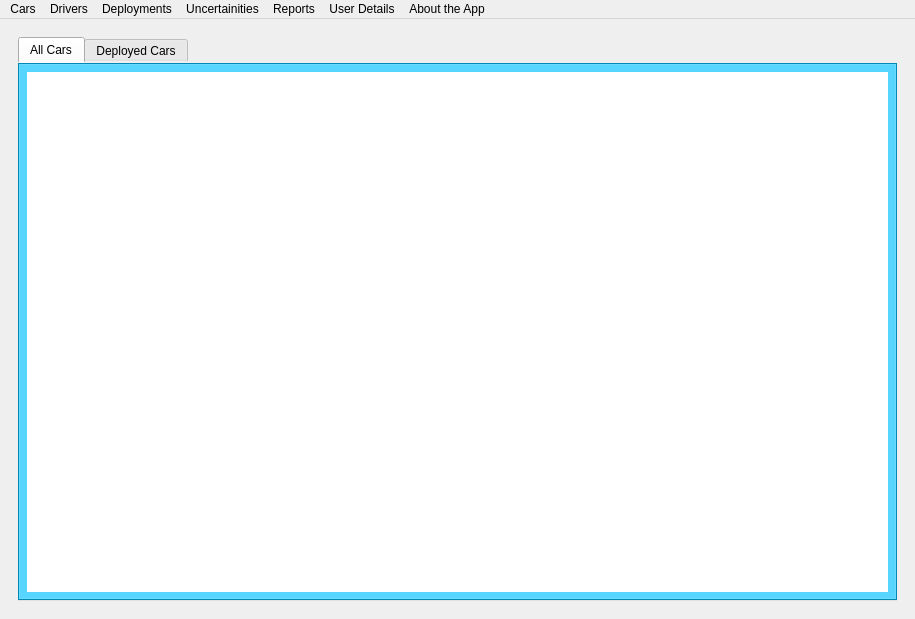
<?xml version="1.0" encoding="UTF-8"?>
<ui version="4.0">
 <class>mainfleet</class>
 <widget class="QMainWindow" name="mainfleet">
  <property name="geometry">
   <rect>
    <x>0</x>
    <y>0</y>
    <width>915</width>
    <height>619</height>
   </rect>
  </property>
  <property name="windowTitle">
   <string>FleetX</string>
  </property>
  <property name="autoFillBackground">
   <bool>true</bool>
  </property>
  <property name="styleSheet">
   <string notr="true">QTabWidget{
background-color:#00bfff; color:red; border:0px;
}
QTreeWidget{
background-color:#fffafa; font-size:15px; border:0px;
}
QTreeWidget::item::selected{
color:#ffffff;
}
QTableWidget{
border:0px;
}
</string>
  </property>
  <widget class="QWidget" name="centralwidget">
   <layout class="QHBoxLayout" name="horizontalLayout">
    <item>
     <widget class="QStackedWidget" name="mainstackwidget">
      <property name="currentIndex">
       <number>0</number>
      </property>
      <widget class="QWidget" name="page">
       <layout class="QHBoxLayout" name="horizontalLayout_2">
        <item>
         <widget class="QTabWidget" name="tabWidget">
          <property name="currentIndex">
           <number>0</number>
          </property>
          <widget class="QWidget" name="tab">
           <attribute name="title">
            <string>All Cars</string>
           </attribute>
           <layout class="QHBoxLayout" name="horizontalLayout_3">
            <item>
             <widget class="QTableWidget" name="carswidget_2"/>
            </item>
           </layout>
          </widget>
          <widget class="QWidget" name="tab_2">
           <attribute name="title">
            <string>Deployed Cars</string>
           </attribute>
          </widget>
         </widget>
        </item>
       </layout>
      </widget>
      <widget class="QWidget" name="widget">
       <layout class="QHBoxLayout" name="horizontalLayout_4">
        <item>
         <widget class="QTabWidget" name="deploymentwidget">
          <property name="currentIndex">
           <number>1</number>
          </property>
          <widget class="QWidget" name="tab_3">
           <attribute name="title">
            <string>Deploy Employ</string>
           </attribute>
          </widget>
          <widget class="QWidget" name="tab_4">
           <attribute name="title">
            <string>Deployed Employes</string>
           </attribute>
          </widget>
          <widget class="QWidget" name="tab_5">
           <attribute name="title">
            <string>All Employees</string>
           </attribute>
          </widget>
          <widget class="QWidget" name="tab_6">
           <attribute name="title">
            <string>Add Employ</string>
           </attribute>
          </widget>
         </widget>
        </item>
       </layout>
      </widget>
      <widget class="QWidget" name="widget">
       <layout class="QHBoxLayout" name="horizontalLayout_5">
        <item>
         <widget class="QTabWidget" name="carswidget">
          <property name="currentIndex">
           <number>1</number>
          </property>
          <widget class="QWidget" name="tab_7">
           <attribute name="title">
            <string>Deploy Car</string>
           </attribute>
           <layout class="QHBoxLayout" name="horizontalLayout_14">
            <item>
             <widget class="QFrame" name="frame">
              <property name="frameShape">
               <enum>QFrame::StyledPanel</enum>
              </property>
              <property name="frameShadow">
               <enum>QFrame::Raised</enum>
              </property>
              <widget class="QPushButton" name="pushButton">
               <property name="geometry">
                <rect>
                 <x>310</x>
                 <y>340</y>
                 <width>131</width>
                 <height>31</height>
                </rect>
               </property>
               <property name="text">
                <string>Deploy Car</string>
               </property>
              </widget>
              <widget class="QLabel" name="label_2">
               <property name="geometry">
                <rect>
                 <x>200</x>
                 <y>160</y>
                 <width>81</width>
                 <height>31</height>
                </rect>
               </property>
               <property name="text">
                <string>Car Number</string>
               </property>
              </widget>
              <widget class="QLineEdit" name="lineEdit_4">
               <property name="geometry">
                <rect>
                 <x>350</x>
                 <y>290</y>
                 <width>171</width>
                 <height>31</height>
                </rect>
               </property>
              </widget>
              <widget class="QLineEdit" name="lineEdit">
               <property name="geometry">
                <rect>
                 <x>350</x>
                 <y>170</y>
                 <width>171</width>
                 <height>31</height>
                </rect>
               </property>
              </widget>
              <widget class="QLineEdit" name="lineEdit_3">
               <property name="geometry">
                <rect>
                 <x>350</x>
                 <y>250</y>
                 <width>171</width>
                 <height>31</height>
                </rect>
               </property>
              </widget>
              <widget class="QLabel" name="label_3">
               <property name="geometry">
                <rect>
                 <x>200</x>
                 <y>210</y>
                 <width>121</width>
                 <height>16</height>
                </rect>
               </property>
               <property name="text">
                <string>Drive Number</string>
               </property>
              </widget>
              <widget class="QLabel" name="label_5">
               <property name="geometry">
                <rect>
                 <x>200</x>
                 <y>290</y>
                 <width>121</width>
                 <height>21</height>
                </rect>
               </property>
               <property name="text">
                <string>Fuel Card Number</string>
               </property>
              </widget>
              <widget class="QLabel" name="label">
               <property name="geometry">
                <rect>
                 <x>300</x>
                 <y>130</y>
                 <width>101</width>
                 <height>16</height>
                </rect>
               </property>
               <property name="text">
                <string>DEPLOY CAR</string>
               </property>
              </widget>
              <widget class="QLineEdit" name="lineEdit_2">
               <property name="geometry">
                <rect>
                 <x>350</x>
                 <y>210</y>
                 <width>171</width>
                 <height>31</height>
                </rect>
               </property>
              </widget>
              <widget class="QLabel" name="label_6">
               <property name="geometry">
                <rect>
                 <x>200</x>
                 <y>250</y>
                 <width>71</width>
                 <height>16</height>
                </rect>
               </property>
               <property name="text">
                <string>Destination</string>
               </property>
              </widget>
             </widget>
            </item>
           </layout>
          </widget>
          <widget class="QWidget" name="tab_8">
           <attribute name="title">
            <string>Deployed Cars</string>
           </attribute>
          </widget>
          <widget class="QWidget" name="tab_18">
           <attribute name="title">
            <string>Edit Car</string>
           </attribute>
           <widget class="QGroupBox" name="groupBox">
            <property name="geometry">
             <rect>
              <x>220</x>
              <y>100</y>
              <width>161</width>
              <height>181</height>
             </rect>
            </property>
            <property name="title">
             <string>GroupBox</string>
            </property>
           </widget>
          </widget>
          <widget class="QWidget" name="tab_17">
           <attribute name="title">
            <string>Add Car</string>
           </attribute>
          </widget>
          <widget class="QWidget" name="tab_19">
           <attribute name="title">
            <string>Remove Car</string>
           </attribute>
          </widget>
         </widget>
        </item>
       </layout>
      </widget>
      <widget class="QWidget" name="page_2">
       <layout class="QHBoxLayout" name="horizontalLayout_6">
        <item>
         <widget class="QTabWidget" name="driverdetails">
          <property name="currentIndex">
           <number>5</number>
          </property>
          <widget class="QWidget" name="alldriverstab">
           <attribute name="title">
            <string>All Drivers</string>
           </attribute>
          </widget>
          <widget class="QWidget" name="deploydrivertab">
           <attribute name="title">
            <string>Deployed Drivers</string>
           </attribute>
          </widget>
          <widget class="QWidget" name="driverdetailstab">
           <attribute name="title">
            <string>View Diver Details</string>
           </attribute>
          </widget>
          <widget class="QWidget" name="adddrivertab">
           <attribute name="title">
            <string>Add Driver</string>
           </attribute>
          </widget>
          <widget class="QWidget" name="editdrivertab">
           <attribute name="title">
            <string>Edit Driver</string>
           </attribute>
          </widget>
          <widget class="QWidget" name="removedrivetab">
           <attribute name="title">
            <string>Remove Driver</string>
           </attribute>
          </widget>
         </widget>
        </item>
       </layout>
      </widget>
      <widget class="QWidget" name="page_3">
       <layout class="QHBoxLayout" name="horizontalLayout_7">
        <item>
         <widget class="QTabWidget" name="reporting">
          <property name="currentIndex">
           <number>5</number>
          </property>
          <widget class="QWidget" name="carreportstab">
           <attribute name="title">
            <string>Car Reports</string>
           </attribute>
           <layout class="QHBoxLayout" name="horizontalLayout_8">
            <item>
             <widget class="QTableWidget" name="tableWidget"/>
            </item>
           </layout>
          </widget>
          <widget class="QWidget" name="driverreportstab">
           <attribute name="title">
            <string>Driver Reports</string>
           </attribute>
           <layout class="QHBoxLayout" name="horizontalLayout_9">
            <item>
             <widget class="QTableWidget" name="tableWidget_2"/>
            </item>
           </layout>
          </widget>
          <widget class="QWidget" name="deploymentreportstab">
           <attribute name="title">
            <string>Deployment Reports</string>
           </attribute>
           <layout class="QHBoxLayout" name="horizontalLayout_10">
            <item>
             <widget class="QTableWidget" name="tableWidget_3"/>
            </item>
           </layout>
          </widget>
          <widget class="QWidget" name="servicereportstab">
           <attribute name="title">
            <string>Service Reports</string>
           </attribute>
           <layout class="QHBoxLayout" name="horizontalLayout_11">
            <item>
             <widget class="QTableWidget" name="tableWidget_4"/>
            </item>
           </layout>
          </widget>
          <widget class="QWidget" name="repairreportstab">
           <attribute name="title">
            <string>Repair Reports</string>
           </attribute>
           <layout class="QHBoxLayout" name="horizontalLayout_12">
            <item>
             <widget class="QTableWidget" name="tableWidget_5"/>
            </item>
           </layout>
          </widget>
          <widget class="QWidget" name="uncertainitiesreportstab">
           <attribute name="title">
            <string>Uncertainity Reports</string>
           </attribute>
           <layout class="QHBoxLayout" name="horizontalLayout_13">
            <item>
             <widget class="QTableWidget" name="tableWidget_6"/>
            </item>
           </layout>
          </widget>
         </widget>
        </item>
       </layout>
      </widget>
     </widget>
    </item>
   </layout>
  </widget>
  <widget class="QMenuBar" name="menubar">
   <property name="geometry">
    <rect>
     <x>0</x>
     <y>0</y>
     <width>915</width>
     <height>21</height>
    </rect>
   </property>
   <widget class="QMenu" name="menuCars">
    <property name="title">
     <string>Cars</string>
    </property>
    <addaction name="All_Cars"/>
    <addaction name="Deploy_Car"/>
    <addaction name="Edit_Car"/>
    <addaction name="Add_Car"/>
    <addaction name="Remove_Car"/>
    <addaction name="actionClose"/>
   </widget>
   <widget class="QMenu" name="menuDrivers">
    <property name="title">
     <string>Drivers</string>
    </property>
    <addaction name="All_Drivers"/>
    <addaction name="Deploy_Driver"/>
    <addaction name="Edit_Driver"/>
    <addaction name="Add_Driver"/>
    <addaction name="Remove_Driver"/>
   </widget>
   <widget class="QMenu" name="menuDeployments">
    <property name="title">
     <string>Deployments</string>
    </property>
   </widget>
   <widget class="QMenu" name="menuUncertainities">
    <property name="title">
     <string>Uncertainities</string>
    </property>
   </widget>
   <widget class="QMenu" name="menuReports">
    <property name="title">
     <string>Reports</string>
    </property>
   </widget>
   <widget class="QMenu" name="menuUser_Details">
    <property name="title">
     <string>User Details</string>
    </property>
   </widget>
   <widget class="QMenu" name="menuAbout_the_App">
    <property name="title">
     <string>About the App</string>
    </property>
   </widget>
   <addaction name="menuCars"/>
   <addaction name="menuDrivers"/>
   <addaction name="menuDeployments"/>
   <addaction name="menuUncertainities"/>
   <addaction name="menuReports"/>
   <addaction name="menuUser_Details"/>
   <addaction name="menuAbout_the_App"/>
  </widget>
  <action name="All_Cars">
   <property name="text">
    <string>All Cars</string>
   </property>
  </action>
  <action name="Deploy_Car">
   <property name="text">
    <string>Deploy Car</string>
   </property>
  </action>
  <action name="Edit_Car">
   <property name="text">
    <string>Edit Car</string>
   </property>
  </action>
  <action name="Add_Car">
   <property name="text">
    <string>Add Car</string>
   </property>
  </action>
  <action name="Remove_Car">
   <property name="text">
    <string>Remove Car</string>
   </property>
  </action>
  <action name="All_Drivers">
   <property name="text">
    <string>All Drivers</string>
   </property>
  </action>
  <action name="Deploy_Driver">
   <property name="text">
    <string>Deploy Driver</string>
   </property>
  </action>
  <action name="Edit_Driver">
   <property name="text">
    <string>Edit Driver</string>
   </property>
  </action>
  <action name="Add_Driver">
   <property name="text">
    <string>Add Driver</string>
   </property>
  </action>
  <action name="Remove_Driver">
   <property name="text">
    <string>Remove Driver</string>
   </property>
  </action>
  <action name="actionClose">
   <property name="text">
    <string>Close </string>
   </property>
  </action>
 </widget>
 <resources/>
 <connections/>
</ui>
